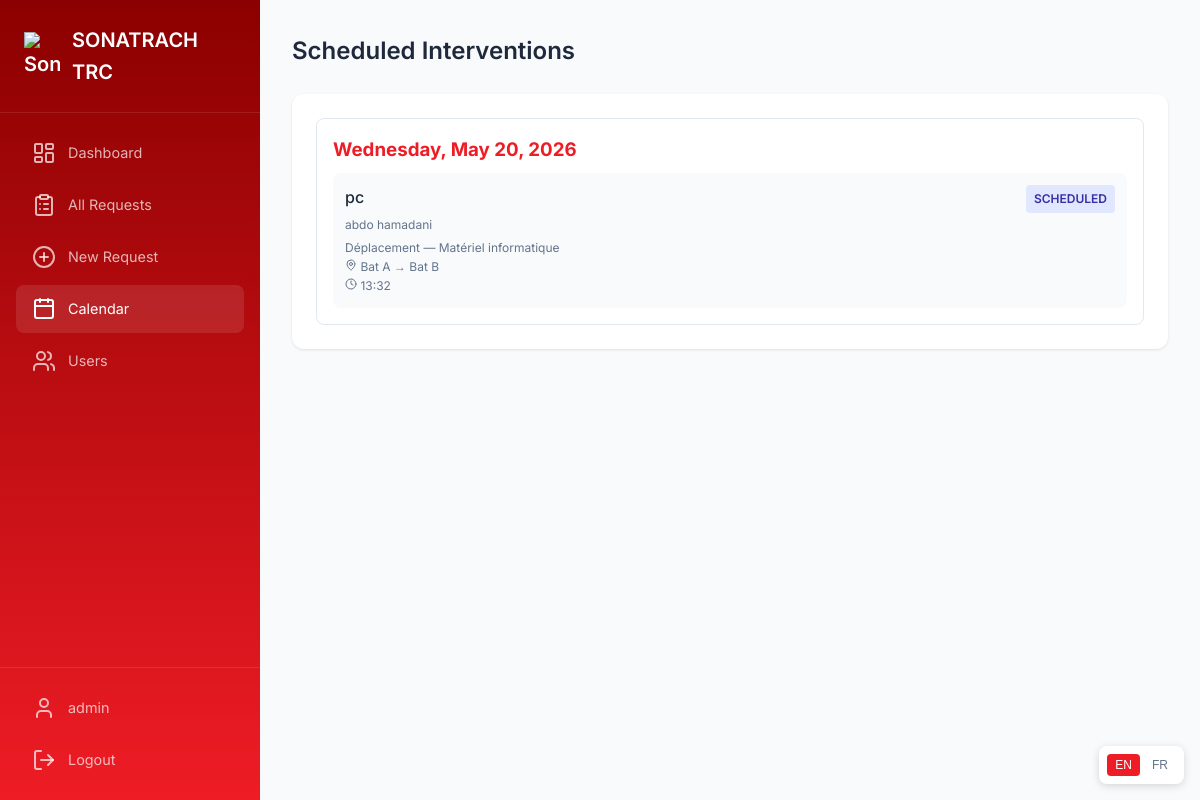
Screenshot of /admin-panel/calendar/ (signed in) with the database file from the repository.
### requests_app/models.py (models this page shows, shortened)
class MaintenanceRequest(models.Model):
    REQUEST_CATEGORY_CHOICES = [
        ('deplacement', 'Déplacement'),
        ('nettoyage', 'Nettoyage'),
        ('desinsectisation', 'Désinsectisation'),
        ('maintenance', 'Maintenance'),
    ]
    SUBCATEGORY_DEPLACEMENT = [
        ('materiel_informatique', 'Matériel informatique'),
        ('mobilier', 'Mobilier'),
        ('archives', 'Archives'),
        ('autre_deplacement', 'Autre'),
    ]
    SUBCATEGORY_NETTOYAGE = [
        ('vider_corbeille', 'Vider corbeille'),
        ('poussiere', 'Poussière'),
        ('probleme_sanitaire', 'Problème sanitaire'),
        ('autre_nettoyage', 'Autre'),
    ]
    SUBCATEGORY_DESINSECTISATION = [
        ('fourmis', 'Fourmis'),
        ('cafards', 'Cafards'),
        ('mouches', 'Mouches'),
        ('moustiques', 'Moustiques'),
        ('rongeurs', 'Rongeurs'),
        ('autre_desinsectisation', 'Autre'),
    ]
    SUBCATEGORY_MAINTENANCE = [
        ('prise_electrique', 'Prise électrique'),
        ('led', 'LED'),
        ('climatiseur', 'Climatiseur'),
        ('autre_maintenance', 'Autre'),
    ]
    SUBCATEGORY_CHOICES = SUBCATEGORY_DEPLACEMENT + SUBCATEGORY_NETTOYAGE + SUBCATEGORY_DESINSECTISATION + SUBCATEGORY_MAINTENANCE
    PRIORITY_CHOICES = [
        ('low', 'Low'),
        ('medium', 'Medium'),
        ('high', 'High'),
        ('urgent', 'Urgent'),
    ]
    STATUS_CHOICES = [
        ('pending', 'Pending'),
        ('processing', 'Processing'),
        ('scheduled', 'Scheduled'),
        ('completed', 'Completed'),
        ('rejected', 'Rejected'),
    ]
    requester = models.ForeignKey(User, on_delete=models.CASCADE, related_name='requests')
    request_category = models.CharField(max_length=50, choices=REQUEST_CATEGORY_CHOICES, default='maintenance')
    request_subcategory = models.CharField(max_length=50, choices=SUBCATEGORY_CHOICES, default='autre_maintenance')
    title = models.CharField(max_length=200)
    description = models.TextField()
    office_location = models.CharField(max_length=200)
    destination_location = models.CharField(max_length=200, blank=True)
    priority = models.CharField(max_length=20, choices=PRIORITY_CHOICES, default='medium')
    status = models.CharField(max_length=20, choices=STATUS_CHOICES, default='pending')
    availability_start = models.DateTimeField()
    availability_end = models.DateTimeField()
    scheduled_date = models.DateTimeField(null=True, blank=True)
    admin_notes = models.TextField(blank=True)
    rejection_reason = models.TextField(blank=True)
    attachment = models.ImageField(upload_to='attachments/%Y/%m/', blank=True, null=True)
    created_at = models.DateTimeField(auto_now_add=True)
    updated_at = models.DateTimeField(auto_now=True)
    class Meta:
        ordering = ['-created_at']
    @property
    def status_color(self):
        colors = {
            'pending': 'amber',
            'processing': 'blue',
            'scheduled': 'indigo',
            'completed': 'green',
            'rejected': 'red',
        }
        return colors.get(self.status, 'gray')

### accounts/decorators.py (the view)
        def wrapper(request, *args, **kwargs):
            if not request.user.is_authenticated:
                return redirect('login')
            if not hasattr(request.user, 'profile'):
                messages.error(request, 'User profile not found.')
                return redirect('login')
            if request.user.profile.role not in allowed_roles:
                messages.error(request, 'You do not have permission to access this page.')
                return redirect('request_list')
            return view_func(request, *args, **kwargs)

### accounts/models.py (called while the page is built)
    @property
    def is_admin(self):
        return self.role == 'admin'

### admin_panel/views.py (called while the page is built)
@login_required
@role_required('admin')
def calendar_view(request):
    scheduled_requests = MaintenanceRequest.objects.filter(
        status='scheduled',
        scheduled_date__isnull=False
    ).select_related('requester').order_by('scheduled_date')
    return render(request, 'admin_panel/calendar.html', {'requests': scheduled_requests})

### admin_panel/templates/admin_panel/calendar.html (shortened to what this page needs)
{% extends 'base.html' %}
{% block content %}
<div class="page-header">
    <h1><span class="lang-en">Scheduled Interventions</span><span class="lang-fr">Interventions planifiées</span></h1>
</div>
<div class="card">
    {% regroup requests by scheduled_date.date as scheduled_by_date %}
    <div class="calendar-grid">
        {% for date in scheduled_by_date %}
        <div class="calendar-day">
            <h3 style="color: var(--primary);">{{ date.grouper|date:"l, F d, Y" }}</h3>
            {% for req in date.list %}
            <div class="calendar-event">
                <div style="display: flex; justify-content: space-between; align-items: start;">
                    <div>
                        <p style="font-weight: 500; margin: 0;">{{ req.title }}</p>
                        <p style="font-size: 0.75rem; color: var(--text-secondary); margin: 0.25rem 0;">{{ req.requester.get_full_name|default:req.requester.username }}</p>
                        <p style="font-size: 0.75rem; color: var(--text-secondary); margin: 0;">
                            {{ req.get_request_category_display }} — {{ req.get_request_subcategory_display }}
                        </p>
                        <p style="font-size: 0.75rem; color: var(--text-secondary); margin: 0;">
                            <i data-lucide="map-pin" style="width: 12px; height: 12px;"></i>
                            {{ req.office_location }}{% if req.destination_location %} → {{ req.destination_location }}{% endif %}
                        </p>
                        <p style="font-size: 0.75rem; color: var(--text-secondary); margin: 0;">
                            <i data-lucide="clock" style="width: 12px; height: 12px;"></i>
                            {{ req.scheduled_date|date:"H:i" }}
                        </p>
                    </div>
                    <span class="badge badge-{{ req.status_color }}"><span class="lang-en">{{ req.get_status_display }}</span><span class="lang-fr">{{ req.get_status_display }}</span></span>
                </div>
            </div>
            {% endfor %}
        </div>
        {% empty %}
        <p style="text-align: center; padding: 2rem; color: var(--text-secondary);"><span class="lang-en">No scheduled interventions.</span><span class="lang-fr">Aucune intervention planifiée.</span></p>
        {% endfor %}
    </div>
</div>
{% endblock %}

### templates/base.html (shortened to what this page needs)
<!DOCTYPE html>
<html lang="en">
<head>
    <link rel="stylesheet" href="https://unpkg.com/lucide-static@latest/font/lucide.min.css">
    <link rel="stylesheet" href="/static/css/style.css">
</head>
<body>
    {% if user.is_authenticated %}
    <div class="app-container">
        <aside class="sidebar" id="sidebar">
            <div class="sidebar-header">
                <div class="logo">
                    <img src="/static/images/sonatrach.svg" alt="Sonatrach" class="logo-icon" style="width: 36px; height: auto;">
                    <span class="logo-text">SONATRACH TRC</span>
                </div>
            </div>
            <nav class="sidebar-nav">
                {% if user.profile.is_admin %}
                <a href="{% url 'admin_dashboard' %}" class="nav-item {% if request.path == '/admin-panel/' %}active{% endif %}">
                    <i data-lucide="layout-dashboard"></i>
                    <span class="lang-en">Dashboard</span><span class="lang-fr">Tableau de bord</span>
                </a>
                <a href="{% url 'admin_request_list' %}" class="nav-item {% if '/admin-panel/requests' in request.path %}active{% endif %}">
                    <i data-lucide="clipboard-list"></i>
                    <span class="lang-en">All Requests</span><span class="lang-fr">Toutes les demandes</span>
                </a>
                <a href="{% url 'request_create' %}" class="nav-item {% if '/requests/new' in request.path %}active{% endif %}">
                    <i data-lucide="plus-circle"></i>
                    <span class="lang-en">New Request</span><span class="lang-fr">Nouvelle demande</span>
                </a>
                <a href="{% url 'admin_calendar' %}" class="nav-item {% if '/admin-panel/calendar' in request.path %}active{% endif %}">
                    <i data-lucide="calendar"></i>
                    <span class="lang-en">Calendar</span><span class="lang-fr">Calendrier</span>
                </a>
                <a href="{% url 'user_list' %}" class="nav-item {% if '/admin-panel/users' in request.path %}active{% endif %}">
                    <i data-lucide="users"></i>
                    <span class="lang-en">Users</span><span class="lang-fr">Utilisateurs</span>
                </a>
                {% endif %}
            </nav>
            <div class="sidebar-footer">
                <a href="{% url 'profile' %}" class="nav-item">
                    <i data-lucide="user"></i>
                    <span>{{ user.get_full_name|default:user.username }}</span>
                </a>
                <a href="{% url 'logout' %}" class="nav-item">
                    <i data-lucide="log-out"></i>
                    <span class="lang-en">Logout</span><span class="lang-fr">Déconnexion</span>
                </a>
            </div>
        </aside>
        <main class="main-content">
            {% block content %}{% endblock %}
        </main>
    </div>
    {% else %}
    <div class="auth-container">
        {% block auth_content %}{% endblock %}
    </div>
    {% endif %}
    <div class="language-switcher" style="position: fixed; bottom: 1rem; right: 1rem; z-index: 999; background: white; padding: 0.5rem; border-radius: 0.5rem; box-shadow: 0 2px 8px rgba(0,0,0,0.15);">
        <div style="display: flex; gap: 0.25rem;">
            <button id="lang-en" style="border: none; padding: 0.25rem 0.5rem; border-radius: 0.25rem; cursor: pointer; font-size: 0.75rem;">EN</button>
            <button id="lang-fr" style="border: none; padding: 0.25rem 0.5rem; border-radius: 0.25rem; cursor: pointer; font-size: 0.75rem;">FR</button>
        </div>
    </div>
</body>
</html>

### static/css/style.css (style rules this page uses)
:root { --primary: #EE1C25; --primary-dark: #C81018; --primary-light: #FF4040; --sidebar-bg: linear-gradient(180deg, #8B0000 0%, #EE1C25 100%); --content-bg: #f8fafc; --card-bg: #ffffff; --text-primary: #1e293b; --text-secondary: #64748b; --border-color: #e2e8f0; --success: #10b981; --warning: #f59e0b; --danger: #EE1C25; --info: #3b82f6; }
* { margin: 0; padding: 0; box-sizing: border-box; }
html, body { height: 100%; }
body { font-family: 'Inter', sans-serif; background: var(--content-bg); color: var(--text-primary); line-height: 1.6; }
.app-container { display: flex; min-height: 100vh; }
.sidebar { width: 260px; background: var(--sidebar-bg); color: white; display: flex; flex-direction: column; position: fixed; top: 0; bottom: 0; left: 0; z-index: 100; transition: transform 0.3s; overflow-y: auto; -webkit-overflow-scrolling: touch; }
.sidebar-header { padding: 1.5rem; border-bottom: 1px solid rgba(255,255,255,0.1); }
.logo { display: flex; align-items: center; gap: 0.75rem; font-size: 1.25rem; font-weight: 600; }
.logo-icon { width: 28px; height: 28px; }
.sidebar-nav { flex: 1; padding: 1rem; display: flex; flex-direction: column; gap: 0.25rem; overflow-y: auto; }
.nav-item { display: flex; align-items: center; gap: 0.75rem; padding: 0.75rem 1rem; color: rgba(255,255,255,0.7); text-decoration: none; border-radius: 0.5rem; transition: all 0.2s; font-size: 0.9rem; }
.nav-item:hover, .nav-item.active { background: rgba(255,255,255,0.1); color: white; }
.sidebar-footer { padding: 1rem; border-top: 1px solid rgba(255,255,255,0.1); display: flex; flex-direction: column; gap: 0.25rem; }
.main-content { flex: 1; margin-left: 260px; padding: 2rem; max-width: calc(100vw - 260px); }
.page-header { display: flex; justify-content: space-between; align-items: center; margin-bottom: 1.5rem; }
.page-header h1 { font-size: 1.5rem; font-weight: 600; }
.card { background: var(--card-bg); border-radius: 0.75rem; padding: 1.5rem; box-shadow: 0 1px 3px rgba(0,0,0,0.1); margin-bottom: 1.5rem; }
.badge { display: inline-block; padding: 0.25rem 0.5rem; border-radius: 0.25rem; font-size: 0.75rem; font-weight: 600; text-transform: uppercase; }
.badge-indigo { background: #e0e7ff; color: #3730a3; }
.calendar-grid { display: flex; flex-direction: column; gap: 1.5rem; }
.calendar-day { border: 1px solid var(--border-color); border-radius: 0.5rem; padding: 1rem; }
.calendar-event { padding: 0.75rem; background: var(--content-bg); border-radius: 0.5rem; margin-top: 0.5rem; }
.lang-en { display: inline !important; }

### rows the page displays
MaintenanceRequest: title "pc", requester.get_full_name "abdo hamadani", request_category "Déplacement", request_subcategory "Matériel informatique", office_location "Bat A", destination_location "Bat B", scheduled_date "13:32", status "SCHEDULED"

### other values shown
{{ user.get_full_name|default:user.username }} "admin"
{{ date.grouper|date:"l, F d, Y" }} "Wednesday, May 20, 2026"
